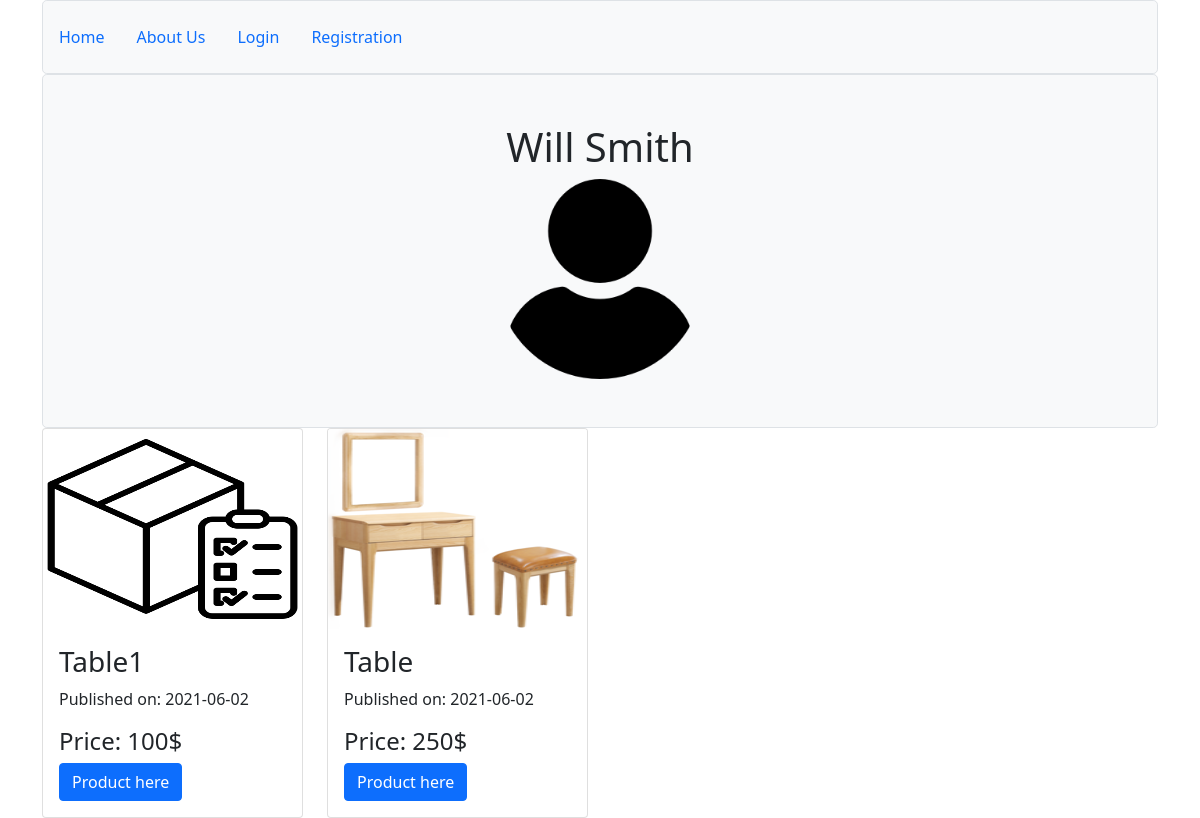
Page /example2@example.com on the earlier database version.
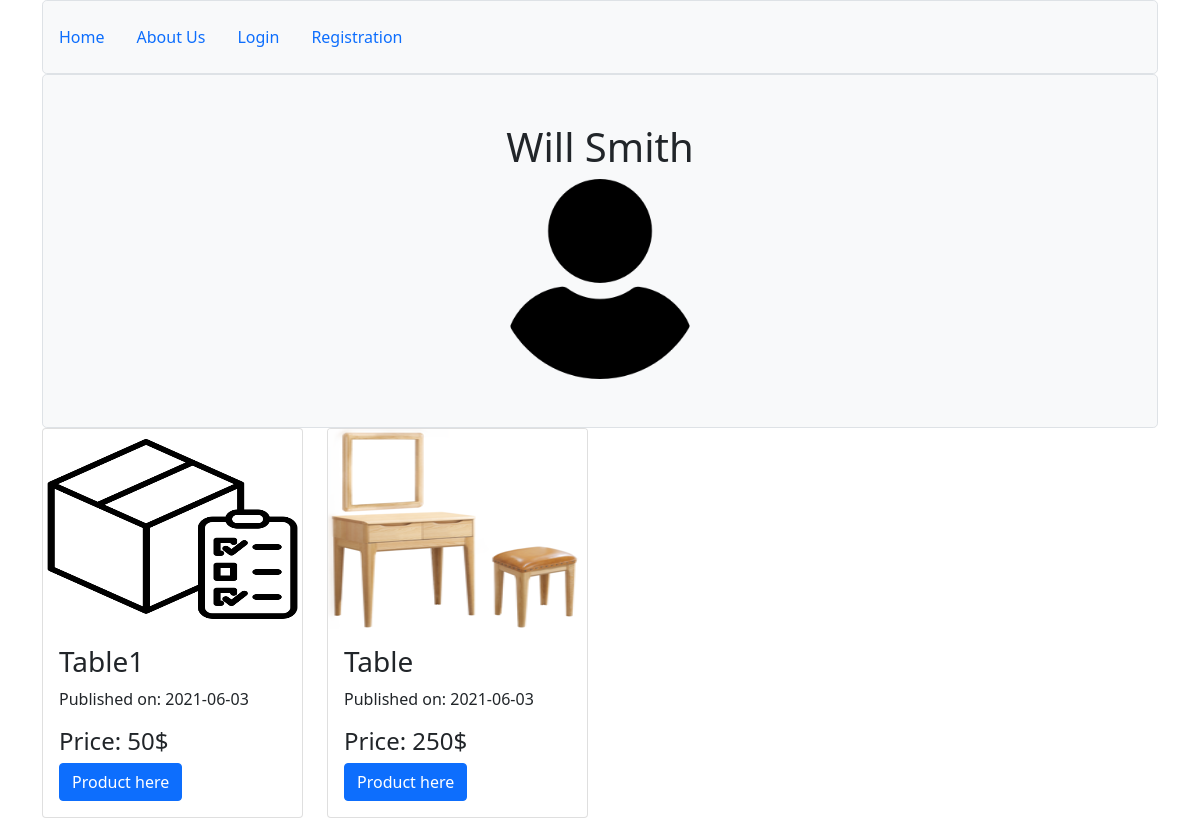
Same page on the later database version.
### myproject/modles.py (models this page shows, shortened)
class Product(db.Model, UserMixin):
    __tablename__ = 'products'
    users = db.relationship(User)
    id = db.Column(db.Integer, primary_key=True)
    user_id = db.Column(db.Integer, db.ForeignKey('users.id'), nullable=False)
    product_name = db.Column(db.String(64), nullable=False)
    product_info = db.Column(db.Text, nullable=False)
    product_price = db.Column(db.String(64), nullable=False)
    product_image = db.Column(db.String(128), nullable=False, default='default_product_image.png')
    date = db.Column(db.DateTime, nullable=False, default=datetime.utcnow)
    buyers = db.relationship('Buyer', backref='products', lazy=True)

### myproject/users/views.py (the view)
@users.route("/<email>")
def user_posts(email):
    user = User.query.filter_by(email=email).first_or_404()
    product_posts = Product.query.filter_by(author=user).order_by(Product.date.desc())
    return render_template('user_product_posts.html', product_posts=product_posts, user=user)

### myproject/templates/user_product_posts.html (shortened to what this page needs)
{% extends 'base.html' %}
{% block content %}
    <div class="col">
        <div class="h-100 p-5 bg-light border rounded-3 text-center">
            <h1>{{user.name}} {{user.surname}}</h1>
            <img src="{{url_for('static', filename='profile_pics/'+user.profile_image)}}" height="200px">
        </div>
    </div>
    <div class="row">
        {% for post in product_posts %}
            <div class="col-3">
                <div class="card">
                    <img src="{{url_for('static', filename='product_pics/'+post.product_image)}}" class="card-img-top" height="200px">
                    <div class="card-body">
                        <h3>{{post.product_name}}</h3>
                        <p>Published on: {{post.date.strftime('%Y-%m-%d')}}</p>
                        <h4>Price: {{post.product_price}}</h4>
                        <a href="{{url_for('products.product', product_id=post.id)}}" class="btn btn-primary">Product here</a>
                    </div>
                </div>
            </div>
        {% endfor %}
    </div>
{% endblock %}

Differences in the rows shown:
changed Product "Table1": date "2021-06-02" → "2021-06-03"; product_price "100$" → "50$"
changed Product "Table": date "2021-06-02" → "2021-06-03"
